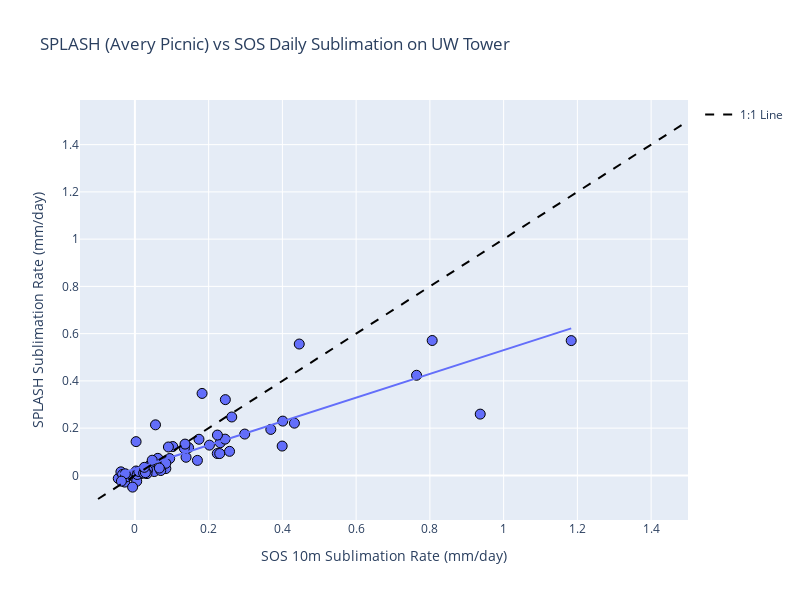

Write notebook code for a chart like this one.
### Code cell
# caclulate and plot the cumulative sum of e_rate
ds = xr.open_dataset('../../01_data/processed_data/sos_daily_h2o_flux_cleaned.nc')
# ecor_ds.e_rate.cumsum().plot()
cumulative_sos_sublimation = ds.cumsum(dim='time')
# scatter plot of e_rate vs ds['w_h2o__3m_uw']
df1 = splash_ap_qc_ds['e_rate'].sel(time=slice('2022-12-01','2023-03-31')).to_dataframe().dropna().resample('1D').sum()
df1 = df1[df1!=0]
df2 = ds['w_h2o__3m_uw'].sel(time=slice('2022-12-01','2023-03-31')).to_dataframe()
df = pd.concat([df1, df2], axis=1)

fig = px.scatter(df, 
                 x='w_h2o__3m_uw', 
                 y='e_rate', 
                 title='SPLASH (Avery Picnic) vs SOS Daily Sublimation on UW Tower',
                 trendline='ols',)
# add black edges to markers
fig.update_traces(marker=dict(line=dict(width=1, color='black'), size=10))
# add 1:1 line
fig.add_trace(go.Scatter(x=[-0.1, 1.5], y=[-0.1, 1.5], mode='lines', name='1:1 Line', line=dict(color='black', dash='dash')))
fig.update_layout(
    xaxis_title='SOS 10m Sublimation Rate (mm/day)',
    yaxis_title='SPLASH Sublimation Rate (mm/day)',
    width=800,
    height=600,
)
